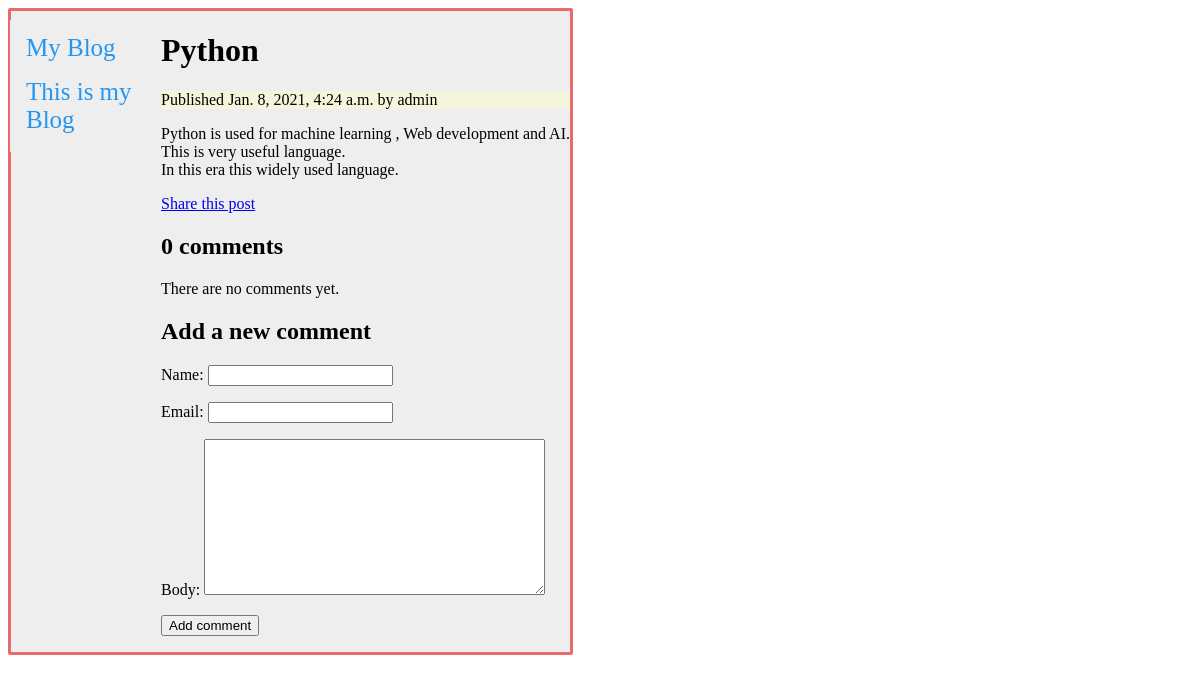
/blog/2021/1/8/python/, run on the app's committed database.
### blog/models.py (models this page shows, shortened)
class Post(models.Model):
    objects = models.Manager() # The default manager.
    published = PublishedManager() # Our custom manager.
    STATUS_CHOICES = (
    ('draft', 'Draft'), ('published', 'Published'),
    )
    title = models.CharField(max_length=250)
    slug = models.SlugField(max_length=250, unique_for_date='publish')
    author = models.ForeignKey(User, on_delete=models.CASCADE, related_name='blog_posts')
    body = models.TextField()
    publish = models.DateTimeField(default=timezone.now)
    created = models.DateTimeField(auto_now_add=True)
    updated = models.DateTimeField(auto_now=True)
    status = models.CharField(max_length=10, choices=STATUS_CHOICES, default='draft')
    class Meta:
        ordering = ('-publish',)

### blog/views.py (the view)
# urls.py: path('<int:year>/<int:month>/<int:day>/<slug:post>/', views.post_detail, name='post_detail'),
def post_detail(request, year, month, day, post):
    post = get_object_or_404 (Post, slug=post, status='published', publish__year=year, publish__month=month, publish__day=day)
    comments = post.comments.filter(active=True)
    new_comment = None
    if request.method == 'POST':
        comment_form = CommentForm(data=request.POST)
        if comment_form.is_valid():
            new_comment = comment_form.save(commit=False)
            new_comment.post = post
            new_comment.save()
    else:
        comment_form = CommentForm()
    return render(request, 'blog/post/detail.html', {'post': post, 'comments': comments, 'new_comment': new_comment, 'comment_form': comment_form})

### blog/forms.py
class CommentForm(forms.ModelForm):
    class Meta:
        model = Comment
        fields = ('name', 'email', 'body')

### blog/templates/blog/post/detail.html (shortened to what this page needs)
{% extends "blog/base.html" %}
{% block content %}
<h1>{{ post.title }}</h1>
<p class="date">
    Published {{ post.publish }} by {{ post.author }}
</p>
{{ post.body|linebreaks }}
<p>
    <a href="{% url "blog:post_share" post.id %}">
        Share this post
    </a>
</p>
{% with comments.count as total_comments %}
<h2>
    {{ total_comments }} comment{{ total_comments|pluralize }}
</h2>
{% for comment in comments %}
<div class="comment">
    <p class="info">
        Comment {{ forloop.counter }} by {{ comment.name }}
        {{ comment.created }}
    </p>
    {{ comment.body|linebreaks }}
</div>
{% empty %}
<p>There are no comments yet.</p>
{% endfor %}
{% if new_comment %}
<h2>Your comment has been added.</h2>
{% else %}
<h2>Add a new comment</h2>
<form action="." method="post">
    {{ comment_form.as_p }}
    <p><input type="submit" value="Add comment"></p>
</form>
{% endif %}
{% endwith %}
{% endblock %}

### blog/static/css/blog.css (style rules this page uses)
.date { background-color: beige; }

### data on the page
Post: title "Python", publish "Jan. 8, 2021, 4:24 a.m.", author "admin", body "Python is used for machine learning , Web development and AI. This is very useful language. In this era this widely used language."

### other printed values
{{ total_comments }} "0"
